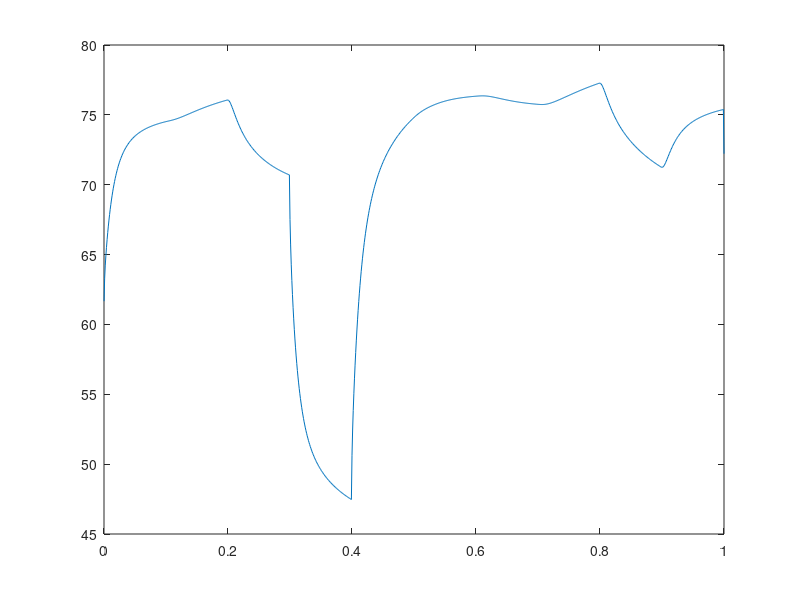

MATLAB code for this plot: (Note: this script raises an error after producing the figure.)
clear all
close all

H = load('random_data.txt');
for i = 1:size(H,1)
    times(i)= H(i,1) - round(H(1,1));
    val1(i) = H(i,2); % core0 temp
    val2(i) = H(i,3); % core1 temp
    val3(i) = H(i,4); % core2 temp
    val4(i) = H(i,5); % core3 temp
    val5(i) = H(i,6); % cache temp
end

nSegments = 10;
nCores = 5;
tLength = [100,100,101,101,101,101,101,101,101,101];
tIndex = zeros(1,11);
tIndex(1) = 1;
for i = 1:nSegments
    tIndex(i+1) = tIndex(i) + tLength(i);
end

P = zeros(nSegments+1,5);
for i = 1:nSegments
    for j = 1:nCores
        P(i,j) = H(tIndex(i),j+6)/20;
        if (P(i,j) == 0)
            P(i,j) = -1;
        end
    end
end

plot(times, val1);

load('pr_core0.mat');

nCell = ceil(nSegments^(1/2));
t = cell(nCell);
v1 = cell(nCell);
v2 = cell(nCell);
v3 = cell(nCell);
v4 = cell(nCell);
v5 = cell(nCell);

for i = 1:nSegments
    t{i} = times(tIndex(i):tIndex(i+1)-1) - (i-1)*0.1; 
    t{i}(1) = round(t{i}(1));
    if (i == 2 | i == 3)
        t{i} = t{i} + 0.001;
        t{i} = [0, t{i}];
    elseif (i > 3)
        t{i} = t{i} + 0.000991;
        t{i} = [0, t{i}];
    end
    v1{i} = val1(tIndex(i):tIndex(i+1)-1);
    v2{i} = val2(tIndex(i):tIndex(i+1)-1);
    v3{i} = val3(tIndex(i):tIndex(i+1)-1);
    v4{i} = val4(tIndex(i):tIndex(i+1)-1);
    v5{i} = val5(tIndex(i):tIndex(i+1)-1);
end

for i = 1:nCores
    mindist = 100;
    for j = 1:10
        if (abs(offset(i) - times(j)) < mindist)
            start(i) = j;
            mindist = abs(offset(i) - times(j));
        end
    end
end

step_res1 = cell(nSegments,nCell);
orig_step_res1 = cell(nSegments,nCell);

for i = 1:nSegments
    for j = 1:nCores
        ti = t{i}(start(j):length(t{i}));
        ti(1) = offset(j);
        v1i = v1{i}(start(j):tLength(i));
        [step_res1{i,j}, orig_step_res1{i,j}] = compute_step_res4(ti, v1i, si1{j}, b1{j}, L(j), P(:,j), 20, i);
    end
end

step_res1_all = cell(nCell);
orig_step_res1_all = cell(nCell);

for i = 1:nSegments
    for j = 1:nCores
        orig_step_res1{i,j} = [zeros(1,start(j)-1)+orig_step_res1{i,j}(1), orig_step_res1{i,j}];
    end
    orig_step_res1_all{i} = 35 + orig_step_res1{i,1} + orig_step_res1{i,2} + orig_step_res1{i,3} + orig_step_res1{i,4} + orig_step_res1{i,5};
end

for i = 1:10
%     figure
%     hold on
    if (i > 1)
        t{i} = t{i}(2:length(t{i}));
        orig_step_res1_all{i} = orig_step_res1_all{i}(2:length(orig_step_res1_all{i}));
    end   
%     plot(t{i}, v1{i},'r');
%     plot(t{i}, real(orig_step_res1_all{i}), 'b:');
%     legend('original','computed model');
%     hold off
end

v1_all = [];
v1_res = [];
for i = 1:10
    v1_all = [v1_all, v1{i}];
    v1_res = [v1_res, orig_step_res1_all{i}];
end
times = times(1:length(times)-1);
figure
hold on
plot(times, v1_all,'r');
plot(times, real(v1_res), 'b:');
legend('original','computed model');
hold off

% v1_diff = v1_all - real(v1_res);
% figure
% hold on
% plot(times, v1_diff,'r');
% legend('difference');
% hold off

% % P1 = P;
% P(11,:) = 1;
% for j = 1:5
%     P1(1,j) = P(1,j);
%     P1(2,j) = P(1,j);
%     for i = 2:11
%         P1(2*i-1,j) = P(i-1,j);
%         P1(2*i,j) = P(i,j);
%     end
% end
% P1 = 10*P1;
% for i = 1:5
%     P1(:,i) = P1(:,i) + i*40;
% end
% 
% pt(1) = 0;
% pt(2) = 0;
% for i = 2:11
%     pt(2*i-1) = 0.1*(i-1) - 1e-100;
%     pt(2*i) = 0.1*(i-1);
% end
% figure
% hold on 
% for i = 1:5
%     plot(pt,P1(1:22,i), 'b');
% end
% % legend('Power input');
% hold off

